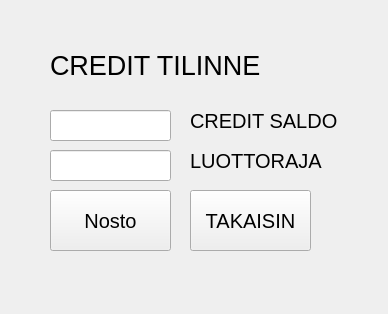
<?xml version="1.0" encoding="UTF-8"?>
<ui version="4.0">
 <class>Credit</class>
 <widget class="QWidget" name="Credit">
  <property name="geometry">
   <rect>
    <x>0</x>
    <y>0</y>
    <width>388</width>
    <height>314</height>
   </rect>
  </property>
  <property name="windowTitle">
   <string>Form</string>
  </property>
  <widget class="QLabel" name="CR_label_otsikko">
   <property name="geometry">
    <rect>
     <x>50</x>
     <y>20</y>
     <width>231</width>
     <height>91</height>
    </rect>
   </property>
   <property name="font">
    <font>
     <pointsize>20</pointsize>
    </font>
   </property>
   <property name="text">
    <string>CREDIT TILINNE</string>
   </property>
  </widget>
  <widget class="QLineEdit" name="CR_line_saldo">
   <property name="geometry">
    <rect>
     <x>50</x>
     <y>110</y>
     <width>121</width>
     <height>31</height>
    </rect>
   </property>
  </widget>
  <widget class="QLineEdit" name="CR_line_luottoraja">
   <property name="geometry">
    <rect>
     <x>50</x>
     <y>150</y>
     <width>121</width>
     <height>31</height>
    </rect>
   </property>
  </widget>
  <widget class="QLabel" name="CR_label_saldo">
   <property name="geometry">
    <rect>
     <x>190</x>
     <y>110</y>
     <width>161</width>
     <height>21</height>
    </rect>
   </property>
   <property name="font">
    <font>
     <pointsize>15</pointsize>
    </font>
   </property>
   <property name="text">
    <string>CREDIT SALDO</string>
   </property>
  </widget>
  <widget class="QLabel" name="CR_label_luottoraja">
   <property name="geometry">
    <rect>
     <x>190</x>
     <y>150</y>
     <width>171</width>
     <height>21</height>
    </rect>
   </property>
   <property name="font">
    <font>
     <pointsize>15</pointsize>
    </font>
   </property>
   <property name="text">
    <string>LUOTTORAJA</string>
   </property>
  </widget>
  <widget class="QPushButton" name="CR_button_takaisin">
   <property name="geometry">
    <rect>
     <x>190</x>
     <y>190</y>
     <width>121</width>
     <height>61</height>
    </rect>
   </property>
   <property name="font">
    <font>
     <pointsize>15</pointsize>
    </font>
   </property>
   <property name="text">
    <string>TAKAISIN</string>
   </property>
  </widget>
  <widget class="QPushButton" name="CRbutton_Nosto">
   <property name="geometry">
    <rect>
     <x>50</x>
     <y>190</y>
     <width>121</width>
     <height>61</height>
    </rect>
   </property>
   <property name="font">
    <font>
     <pointsize>15</pointsize>
    </font>
   </property>
   <property name="text">
    <string>Nosto</string>
   </property>
  </widget>
 </widget>
 <resources/>
 <connections/>
</ui>
